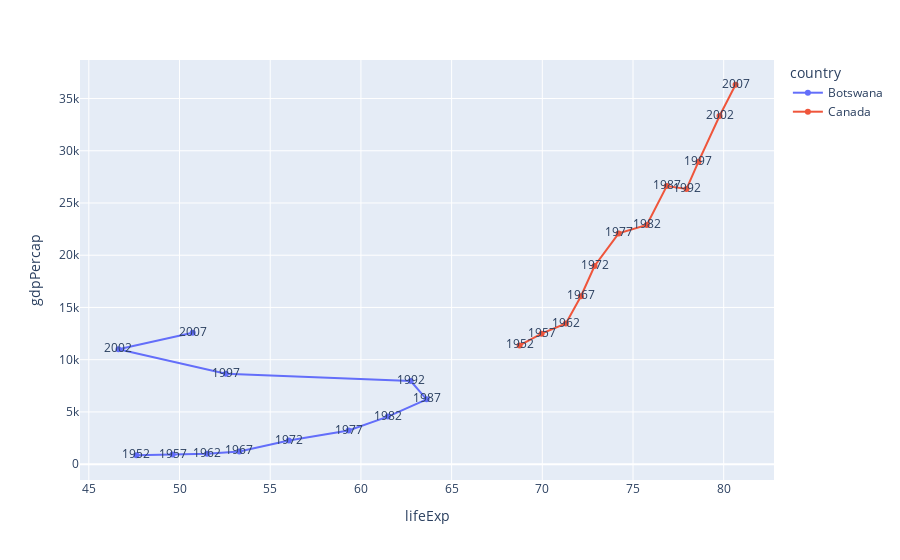

The cell this chart's notebook holds for it:
### Code cell
fig=px.line(df,x="lifeExp",y="gdpPercap",color="country",text="year")
fig

### Figure 1 — Plotly figure (JSON) as saved in the notebook; plotly's stock layout.template omitted (floating-point values rounded to 4 significant figures)
{"data": [{"hovertemplate": "country=Botswana<br>lifeExp=%{x}<br>gdpPercap=%{y}<br>year=%{text}<extra></extra>", "legendgroup": "Botswana", "line": {"color": "#636efa", "dash": "solid"}, "marker": {"symbol": "circle"}, "mode": "lines+markers+text", "name": "Botswana", "orientation": "v", "showlegend": true, "text": [1952, 1957, 1962, 1967, 1972, 1977, 1982, 1987, 1992, 1997, 2002, 2007], "type": "scatter", "x": [47.62, 49.62, 51.52, 53.3, 56.02, 59.32, 61.48, 63.62, 62.74, 52.56, 46.63, 50.73], "xaxis": "x", "y": [851.2, 918.2, 983.7, 1215.0, 2264.0, 3215.0, 4551.0, 6206.0, 7954.0, 8647.0, 11000.0, 12570.0], "yaxis": "y"}, {"hovertemplate": "country=Canada<br>lifeExp=%{x}<br>gdpPercap=%{y}<br>year=%{text}<extra></extra>", "legendgroup": "Canada", "line": {"color": "#EF553B", "dash": "solid"}, "marker": {"symbol": "circle"}, "mode": "lines+markers+text", "name": "Canada", "orientation": "v", "showlegend": true, "text": [1952, 1957, 1962, 1967, 1972, 1977, 1982, 1987, 1992, 1997, 2002, 2007], "type": "scatter", "x": [68.75, 69.96, 71.3, 72.13, 72.88, 74.21, 75.76, 76.86, 77.95, 78.61, 79.77, 80.65], "xaxis": "x", "y": [11370.0, 12490.0, 13460.0, 16080.0, 18970.0, 22090.0, 22900.0, 26630.0, 26340.0, 28950.0, 33330.0, 36320.0], "yaxis": "y"}], "layout": {"legend": {"title": {"text": "country"}, "tracegroupgap": 0}, "margin": {"t": 60}, "xaxis": {"anchor": "y", "domain": [0, 1], "title": {"text": "lifeExp"}}, "yaxis": {"anchor": "x", "domain": [0, 1], "title": {"text": "gdpPercap"}}}}
